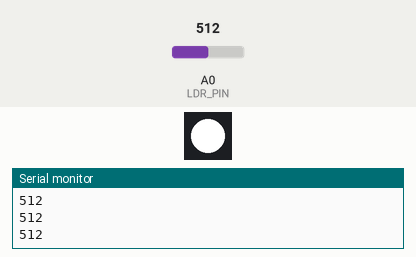
Simulated run of this sketch. Board: Arduino Uno, built with avr-gcc and run on an emulated ATmega328P. Shown: 1 RGB LEDs in strip order, left to right, the last lines printed to the serial monitor. The test bench sets the inputs (shaded band); at power-on: A0 (LDR_PIN) = 512.

Above: at 1.2 s.
1.3 s: A0 (LDR_PIN) set to 716
At 1.8 s:
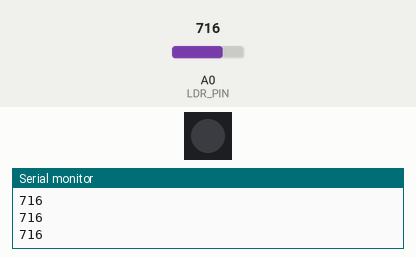
2.8 s: A0 (LDR_PIN) set to 511
At 3.3 s:
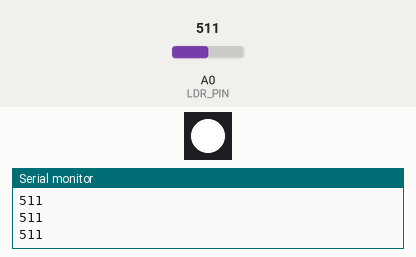
4.3 s: A0 (LDR_PIN) set to 900
At 5.5 s:
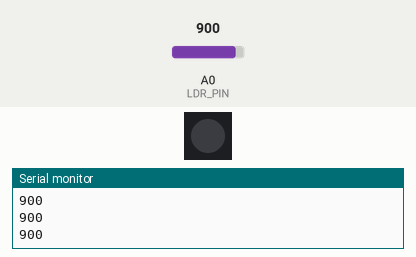
5.8 s: A0 (LDR_PIN) set to 306
At 6.7 s:
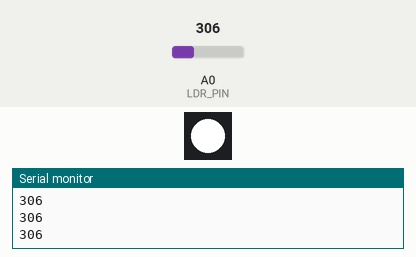
Timing chart, 0 to 8.3 s (numbered marks = the images above; inputs shaded):
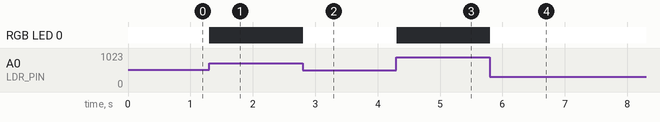

Measured:
- after the input at 1.3 s, RGB LED 0: RGB(254, 254, 254) → off at once
- after the input at 2.8 s, RGB LED 0: off → RGB(255, 255, 255) at once
- after the input at 4.3 s, RGB LED 0: RGB(255, 255, 255) → off at once
- after the input at 5.8 s, RGB LED 0: off → RGB(255, 255, 255) at once

The sketch:

ldr.ino
```cpp
#include <FastLED.h>

#define NUM_LEDS 1
#define LED_PIN 3
#define LDR_PIN A0

#define BRIGHTNESS 255
#define LED_TYPE WS2811
#define COLOR_ORDER RGB
CRGB leds[NUM_LEDS];
int ivmin = 1023;
int ivmax = 0;
int ovmin = 0;
int ovmax = 255;


void setup() {
  FastLED.addLeds<LED_TYPE, LED_PIN, COLOR_ORDER>(leds, NUM_LEDS);
  FastLED.setBrightness(BRIGHTNESS);  // Set brightness
  Serial.begin(9600);
}

void loop() {
  int ldr = analogRead(LDR_PIN);
  Serial.println(ldr);
    // calibrate
  if (ldr < ivmin) {
    ivmin = ldr;
  }
  if (ldr > ivmax) {
    ivmax = ldr;
  }

  int ldr_mapped = map(ldr, ivmin, ivmax, ovmax, ovmin);
  leds[0] = CRGB(ldr_mapped, ldr_mapped, ldr_mapped);
  FastLED.show();
  delay(10);


}
```
